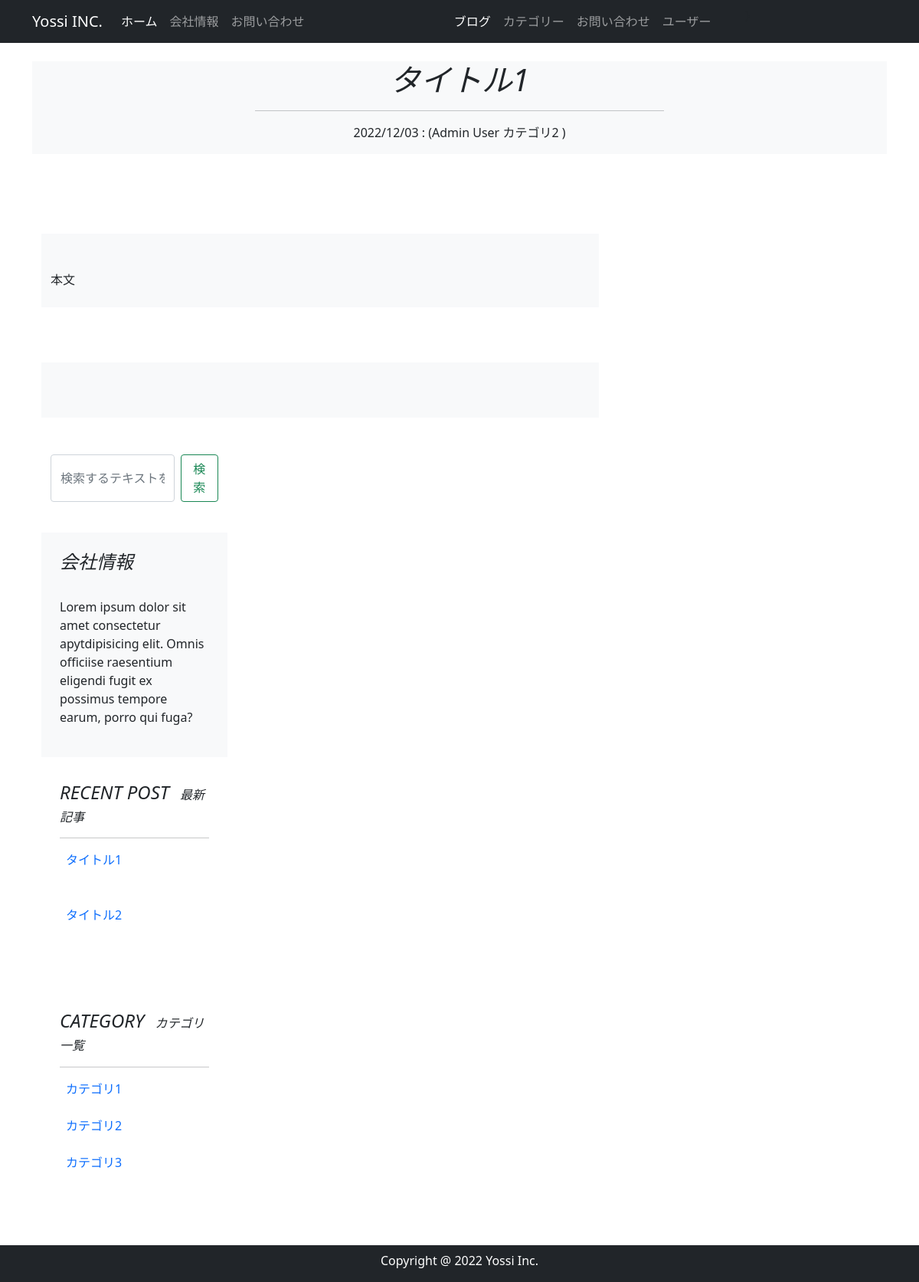
The page /5/blog_post on the database its author committed.
### company_blog/models.py (models this page shows, shortened)
class BlogPost(db.Model):
    __tablename__ = 'blog_post'
    id = db.Column(db.Integer, primary_key=True)
    user_id = db.Column(db.Integer, db.ForeignKey('users.id'))
    category_id = db.Column(db.Integer, db.ForeignKey('blog_category.id'))
    date = db.Column(db.DateTime, default=datetime.now(timezone('Asia/Tokyo')))
    title = db.Column(db.String(140))
    text = db.Column(db.Text)
    summary = db.Column(db.String(140))
    featured_image = db.Column(db.String(140))

class User(db.Model, UserMixin):
    __tablename__ = 'users'
    id = db.Column(db.Integer, primary_key= True)
    email = db.Column(db.String(64), unique=True, index=True)
    username = db.Column(db.String(64), unique=True, index=True)
    Password_hash = db.Column(db.String(128))
    administrator = db.Column(db.String(1))
    post = db.relationship('BlogPost', backref='author', lazy='dynamic')
    @property
    def Password(self):
       raise AttributeError('password is not a readable attribute')

class BlogCategory(db.Model):
    __tablename__ = 'blog_category'
    id = db.Column(db.Integer, primary_key=True)
    category = db.Column(db.String(140))
    posts = db.relationship('BlogPost', backref='blogcategory', lazy='dynamic')

### company_blog/main/views.py (the view)
@main.route('/<int:blog_post_id>/blog_post')
def blog_post(blog_post_id):
    form = BlogSearchForm
    blog_post = BlogPost.query.get_or_404(blog_post_id)
    recent_blog_posts = BlogPost.query.order_by(BlogPost.id.desc()).limit(5).all()
    blog_categories = BlogCategory.query.order_by(BlogCategory.id.asc()).all()
    return render_template('blog_post.html', post=blog_post, recent_blog_posts=recent_blog_posts, blog_categories=blog_categories, form=form)

### company_blog/__init__.py (called while the page is built)
@event.listens_for(Engine, "connect")
def set_sqlite_pragma(dbapi_connection, connection_record):
    cursor = dbapi_connection.cursor()
    cursor.execute("PRAGMA foreign_keys=ON")
    cursor.close()

### company_blog/templates/blog_post.html (shortened to what this page needs)
{% extends "base.html" %}
{% block content %}
  <header id="page header">
    <div class="container my-3 bg-light">
      <div class="row">
        <div class="col-md-6 m-auto text-center">
            <h1 class ="fst-italic">{{ post.title }}</h1>
            <hr>
            <p>{{post.date.strftime('%Y/%m/%d') }} : ({{ post.author.username}} {{post.blogcategory.category }})</p>
        </div>
      </div>
    </div>
  </header>
  　<div class="container my-3">
    　<div class="row-mb-2">
        <div class="col-md-8">
            <section id="blog_post">
            　<div class="container py-2 bg-light">
                　<p class="mb-3">{{ post.text|safe }}</p>
              </div>
   　　    <section id="menu">
       　   <div class="container my-3 my-4 bg-light">
            　<div class="row">
          　  </div>
        　  </div>
           </section>
　　<div class="col-md-4">
       <div class=position-sticky style="top: 2rem;">
          <div class="container-fluid mb-3">
            <form action="#" class="d-flex" method="POST">
              <input type="text" class="form-control me-2" placeholder="検索するテキストを入力">
              <button type="submit" class="btn btn-outline-success">検索</button>
            </form>
          </div>
        　<div class="p-4 mb-2 bg-light">
             <h4 class="fst-italic">会社情報</h4>
　　　　　<P>Lorem ipsum dolor sit amet consectetur apytdipisicing elit. Omnis officiise raesentium eligendi fugit ex possimus tempore earum, porro qui fuga?</P>
        </div>
          <div class="p-4">
            <h4 class="fst-italic">RECENT POST <span class="ms-2 fs-6">最新記事</span></h4>
            <hr>
            <ol class="list-unstyled">
              {% for recent_post in recent_blog_posts %}
                <li>
                    <a href="{{url_for('main.update_post', blog_post_id=recent_post.id) }}" class="text-decoration-none">
                     <span class="ms-2">{{ recent_post.title | truncate(14) }}</span>
                    </a>
                </li>
             　　{% endfor %}
            </ol>
          </div>
        <div class="p-4">
            <h4 class="fst-italic">CATEGORY <span class="ms-2 fs-6">カテゴリ一覧</span></h4>
            <hr>
            <ol class="list-unstyled">
              {% for blog_category in blog_categories %}
                <li>
                    <a href="{{url_for('main.category_posts', blog_category_id=blog_category.id) }}"  class="text-decoration-none">
                    <span class="ms-2">{{ blog_category.category | truncate(20) }}</span>
                    </a>
                </li>
                {% endfor %}
            </ol>
          </div>
        </div>
      </div>
{% endblock %}

### rows shown on the page
BlogPost: title "タイトル1", date "2022/12/03", text "本文"
User: author.username "Admin User"
BlogCategory: blogcategory.category "カテゴリ2", category "カテゴリ2"
BlogPost: title "タイトル2"
BlogCategory: category "カテゴリ1"
BlogCategory: category "カテゴリ3"
